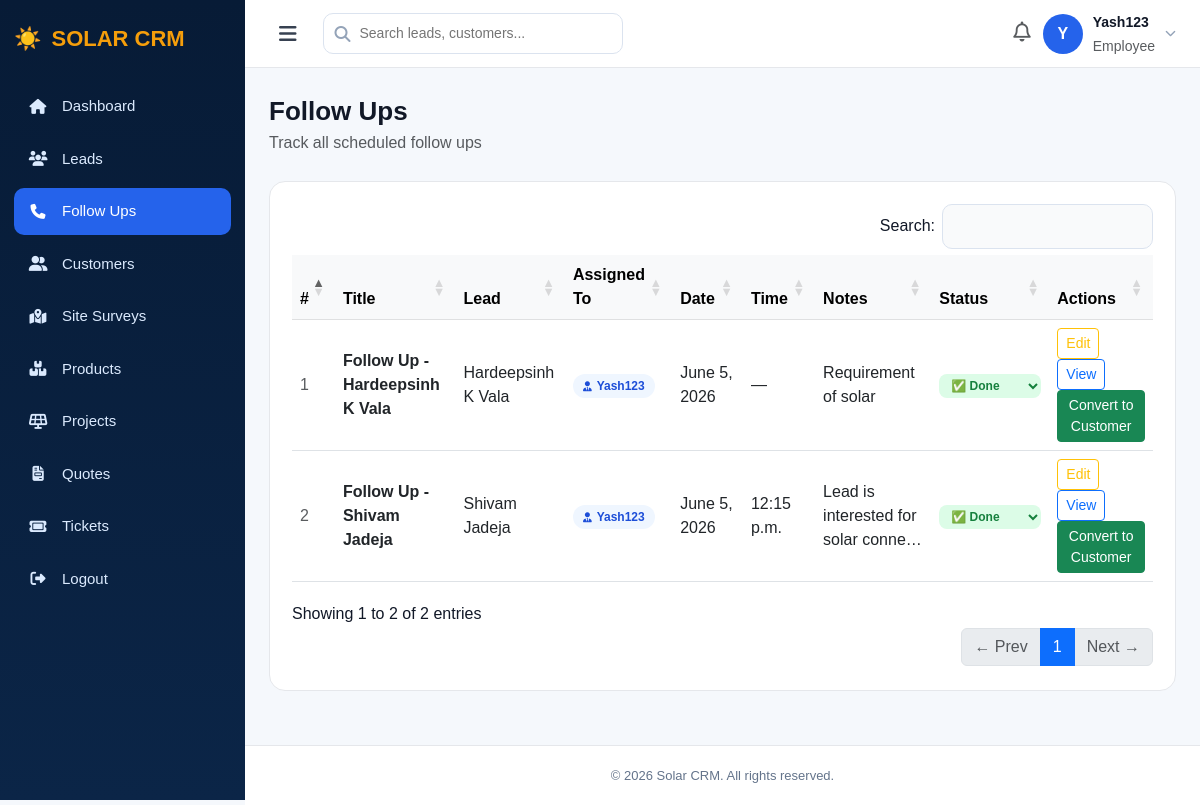
Screenshot of /followups/ (signed in) with the database file from the repository.
### app/models.py (models this page shows, shortened)
class FollowUp(models.Model):
    lead = models.ForeignKey(Lead, on_delete=models.CASCADE)
    title = models.CharField(max_length=200)
    follow_up_date = models.DateField()
    follow_up_time = models.TimeField(null=True, blank=True)
    notes = models.TextField(blank=True, null=True)
    done = models.BooleanField(default=False)
    created_at = models.DateTimeField(auto_now_add=True)

class Lead(models.Model):
    STATUS_CHOICES = [
        ('New', 'New'),
        ('Contacted', 'Contacted'),
        ('Qualified', 'Qualified'),
        ('Proposal', 'Proposal'),
        ('Won', 'Won'),
        ('Lost', 'Lost'),
    ]
    name = models.CharField(max_length=100)
    email = models.EmailField()
    phone = models.CharField(max_length=15)
    description = models.TextField(blank=True, null=True)
    status = models.CharField(max_length=50, choices=STATUS_CHOICES, default='New')
    budget = models.DecimalField(max_digits=12, decimal_places=2, default=0)
    created_at = models.DateTimeField(auto_now_add=True)
    assigned_to = models.ForeignKey(User, on_delete=models.SET_NULL, null=True, blank=True, related_name='assigned_leads')
    monthly_bill = models.DecimalField(max_digits=10, decimal_places=2, null=True, blank=True)
    solar_kwh_required = models.DecimalField(max_digits=6, decimal_places=2, null=True, blank=True)

### app/views.py (the view)
# urls.py: path('followups/', views.followups, name='followups'),
@login_required
def followups(request):
    if request.user.is_superuser:
        followups = FollowUp.objects.all().order_by('follow_up_date', 'follow_up_time')
    else:
        followups = FollowUp.objects.filter(lead__assigned_to=request.user).order_by('follow_up_date', 'follow_up_time')
    return render(request, 'followups.html', {'followups': followups})

### app/templates/followups.html (shortened to what this page needs)
{% extends 'base.html' %}
{% block nav_followups %}class="active"{% endblock %}
{% block extra_css %}
<link rel="stylesheet" href="https://cdn.datatables.net/1.13.6/css/dataTables.bootstrap5.min.css">
<link rel="stylesheet" href="https://cdn.datatables.net/buttons/2.4.1/css/buttons.bootstrap5.min.css">
{% endblock %}
{% block content %}
<div class="page-header">
    <div>
        <h2>Follow Ups</h2>
        <p class="text-muted mb-0">Track all scheduled follow ups</p>
    </div>
</div>
<div class="panel">
    {% if followups %}
    <div class="table-responsive">
        <table id="dataTable" class="table table-hover align-middle mb-0">
            <thead class="table-light">
                <tr>
                    <th>#</th>
                    <th>Title</th>
                    <th>Lead</th>
                    <th>Assigned To</th>
                    <th>Date</th>
                    <th>Time</th>
                    <th>Notes</th>
                    <th>Status</th>
                    <th>Actions</th>
                </tr>
            </thead>
            <tbody>
                {% for f in followups %}
                <tr>
                    <td class="text-muted">{{ forloop.counter }}</td>
                    <td>
                        <strong>{{ f.title }}</strong>
                    </td>
                    <td>
                        {{ f.lead.name }}
                    </td>
                    <td>
                        {% if f.lead.assigned_to %}
                        <span class="assigned-badge">
                            <i class="fa-solid fa-user-tie"></i>
                            {{ f.lead.assigned_to.username }}
                        </span>
                        {% else %}
                        <span class="text-muted" style="font-size:12px;">Unassigned</span>
                        {% endif %}
                    </td>
                    <td>{{ f.follow_up_date }}</td>
                    <td>{{ f.follow_up_time|default:"—" }}</td>
                    <td>{{ f.notes|truncatechars:35|default:"—" }}</td>
                    <td>
                        <select
                            class="status-select {% if f.done %}status-done{% else %}status-pending{% endif %}"
                            data-followup-id="{{ f.id }}"
                            onchange="changeFollowUpStatus(this.dataset.followupId, this)">
                            <option value="done" {% if f.done %}selected{% endif %}>
                                ✅ Done
                            </option>
                        </select>
                    </td>
                    <td>
                        <a href="/followups/{{ f.id }}/edit/" class="btn btn-sm btn-outline-warning">
                            Edit
                        </a>
                        <a href="/followups/{{ f.id }}/view/" class="btn btn-sm btn-outline-primary">
                            View
                        </a>
                        <a href="/lead/{{ f.lead.id }}/convert/"
                           id="convert-btn-{{ f.id }}"
                           class="btn btn-sm btn-success"
                           style="{% if not f.done %}display:none;{% endif %}"
                           onclick="return confirm('Convert {{ f.lead.name }} to Customer?')">
                            Convert to Customer
                        </a>
                    </td>
                </tr>
                {% endfor %}
            </tbody>
        </table>
    </div>
    {% endif %}
</div>
{% endblock %}

### app/templates/base.html (shortened to what this page needs)
<!DOCTYPE html>
<html>
<head>
    <link href="https://cdn.jsdelivr.net/npm/bootstrap@5.3.0/dist/css/bootstrap.min.css" rel="stylesheet">
    <link href="https://cdnjs.cloudflare.com/ajax/libs/font-awesome/6.5.1/css/all.min.css" rel="stylesheet">
    {% block extra_css %}{% endblock %}
</head>
<body>
<div class="sidebar" id="sidebar">
    <div class="brand">☀️ <span class="brand-text"><span>SOLAR</span> CRM</span></div>
    <div class="menu">
        <a href="/dashboard/"    {% block nav_dashboard    %}{% endblock %} ><i class="fa-solid fa-house"></i><span class="menu-label"> Dashboard</span></a>
        <a href="/leads/"        {% block nav_leads        %}{% endblock %} ><i class="fa-solid fa-users"></i><span class="menu-label"> Leads</span></a>
        <a href="/followups/"    {% block nav_followups    %}{% endblock %} ><i class="fa-solid fa-phone"></i><span class="menu-label"> Follow Ups</span></a>
        <a href="/customers/"    {% block nav_customers    %}{% endblock %} ><i class="fa-solid fa-user-group"></i><span class="menu-label"> Customers</span></a>
        <a href="/site-surveys/" {% block nav_site_surveys %}{% endblock %} ><i class="fa-solid fa-map-location-dot"></i><span class="menu-label"> Site Surveys</span></a>
        <a href="/products/"     {% block nav_products     %}{% endblock %} ><i class="fa-solid fa-boxes-stacked"></i><span class="menu-label"> Products</span></a>
        <a href="/projects/"     {% block nav_projects     %}{% endblock %} ><i class="fa-solid fa-solar-panel"></i><span class="menu-label"> Projects</span></a>
        <a href="/quotes/"       {% block nav_quotes       %}{% endblock %} ><i class="fa-solid fa-file-invoice"></i><span class="menu-label"> Quotes</span></a>
        <a href="/tickets/"      {% block nav_tickets      %}{% endblock %} ><i class="fa-solid fa-ticket"></i><span class="menu-label"> Tickets</span></a>
        <a href="/logout/"><i class="fa-solid fa-right-from-bracket"></i><span class="menu-label"> Logout</span></a>
    </div>
</div>
<div class="main" id="main">
    <div class="topbar">
        <div class="d-flex align-items-center gap-3">
            <button class="hamburger" onclick="toggleSidebar()"><i class="fa-solid fa-bars"></i></button>
            <div class="search-wrapper">
                <i class="fa-solid fa-magnifying-glass search-icon"></i>
                <input class="search-box" id="liveSearch" placeholder="Search leads, customers..." autocomplete="off">
            </div>
        </div>
        <div class="admin-box" style="position:relative;">
    <div class="notif-bell" id="notifBell" onclick="toggleNotifications()">
        <i class="fa-regular fa-bell fs-5 text-muted"></i>
    </div>
    <div onclick="toggleProfile()" style="display:flex;align-items:center;gap:10px;cursor:pointer;">
        <div class="avatar">{{ request.user.username|slice:":1"|upper }}</div>
        <div>
            <strong style="font-size:14px;">{{ request.user.username }}</strong><br>
            <small class="text-muted">
                {% if request.user.is_superuser %}Admin{% else %}Employee{% endif %}
            </small>
        </div>
        <i class="fa-solid fa-chevron-down" style="font-size:11px;color:#94a3b8;"></i>
    </div>
        </div>
</div>
    <div class="content">
        {% block content %}{% endblock %}
    </div>
    <div class="footer">© 2026 Solar CRM. All rights reserved.</div>
</div>
</body>
</html>

### app/templates/followups.html (style rules this page uses)
.status-select { border: none; border-radius: 8px; padding: 4px 10px; font-size: 12px; font-weight: 600; cursor: pointer; outline: none; }
.status-done { background: #dcfce7; color: #15803d; }
.assigned-badge { display: inline-flex; align-items: center; gap: 5px; background: #eff6ff; color: #1d4ed8; border-radius: 20px; padding: 3px 10px; font-size: 12px; font-weight: 600; }
.assigned-badge i { font-size: 10px; }

### app/templates/base.html (style rules this page uses)
* { box-sizing: border-box; }
body { margin: 0; background: #f5f8fc; font-family: Arial, sans-serif; color: #111827; }
.sidebar { width: 245px; height: 100vh; position: fixed; left: 0; top: 0; background: linear-gradient(180deg, #071b36, #0b2547); color: white; padding: 22px 14px; overflow-y: auto; overflow-x: hidden; transition: width 0.3s ease, transform 0.3s ease; z-index: 1100; }
.brand { font-size: 22px; font-weight: 800; margin-bottom: 28px; display: flex; align-items: center; gap: 10px; white-space: nowrap; overflow: hidden; }
.brand span { color: #f59e0b; }
.menu a { display: flex; align-items: center; gap: 14px; padding: 12px 14px; margin-bottom: 6px; color: #dbeafe; text-decoration: none; border-radius: 10px; font-size: 15px; white-space: nowrap; overflow: hidden; transition: all 0.2s; }
.menu a i { flex-shrink: 0; width: 20px; text-align: center; }
.menu a.active, .menu a:hover { background: #2563eb; color: white; }
.main { margin-left: 245px; min-height: 100vh; transition: margin-left 0.3s ease; }
.topbar { height: 68px; background: white; border-bottom: 1px solid #e5e7eb; padding: 0 24px; display: flex; align-items: center; justify-content: space-between; position: sticky; top: 0; z-index: 999; }
.hamburger { cursor: pointer; font-size: 20px; color: #374151; background: none; border: none; padding: 6px 10px; border-radius: 8px; transition: background 0.2s, transform 0.15s; }
.admin-box { display: flex; align-items: center; gap: 12px; }
.avatar { width: 40px; height: 40px; border-radius: 50%; background: #2563eb; display: flex; align-items: center; justify-content: center; color: white; font-weight: bold; font-size: 16px; }
.search-wrapper { position: relative; }
.search-box { width: 300px; border: 1px solid #dbe3ef; border-radius: 10px; padding: 9px 14px 9px 36px; color: #64748b; font-size: 14px; }
.search-icon { position: absolute; left: 12px; top: 50%; transform: translateY(-50%); color: #94a3b8; }
.notif-bell { position: relative; cursor: pointer; }
.content { padding: 28px 24px; }
.page-header { display: flex; justify-content: space-between; align-items: center; margin-bottom: 26px; }
.page-header h2 { font-weight: 800; margin-bottom: 4px; font-size: 26px; }
.panel { background: white; border: 1px solid #e5e7eb; border-radius: 16px; padding: 22px; }
.status-select { border: none; border-radius: 8px; padding: 4px 8px; font-size: 12px; font-weight: 600; cursor: pointer; outline: none; transition: transform 0.15s; }
.footer { text-align: center; padding: 20px; color: #64748b; border-top: 1px solid #e5e7eb; background: white; margin-top: 26px; font-size: 13px; }

### rows the page displays
FollowUp: title "Follow Up - Hardeepsinh K Vala", lead.name "Hardeepsinh K Vala", lead.assigned_to.username "Yash123", follow_up_date "June 5, 2026", follow_up_time "—", notes "Requirement of solar", done+id "✅ Done"
FollowUp: title "Follow Up - Shivam Jadeja", lead.name "Shivam Jadeja", lead.assigned_to.username "Yash123", follow_up_date "June 5, 2026", follow_up_time "12:15 p.m.", notes "Lead is interested for solar conne…", done+id "✅ Done"

### other values shown
{{ request.user.username|slice:":1"|upper }} "Y"
{{ request.user.username }} "Yash123"
